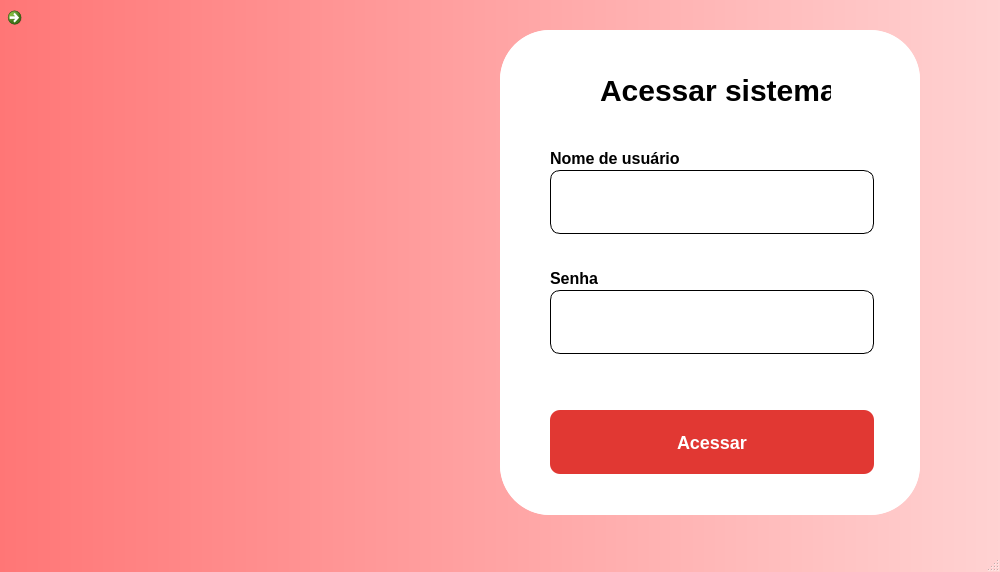
<?xml version="1.0" encoding="UTF-8"?>
<ui version="4.0">
 <class>Login</class>
 <widget class="QMainWindow" name="Login">
  <property name="geometry">
   <rect>
    <x>0</x>
    <y>0</y>
    <width>1000</width>
    <height>572</height>
   </rect>
  </property>
  <property name="minimumSize">
   <size>
    <width>1000</width>
    <height>572</height>
   </size>
  </property>
  <property name="maximumSize">
   <size>
    <width>1000</width>
    <height>572</height>
   </size>
  </property>
  <property name="windowTitle">
   <string>Acesso Sistema</string>
  </property>
  <property name="styleSheet">
   <string notr="true"/>
  </property>
  <property name="toolButtonStyle">
   <enum>Qt::ToolButtonTextUnderIcon</enum>
  </property>
  <widget class="QWidget" name="centralwidget">
   <property name="enabled">
    <bool>true</bool>
   </property>
   <property name="styleSheet">
    <string notr="true">QWidget#centralwidget{background-color: qlineargradient(spread:pad, x1:0, y1:0, x2:1, y2:0, stop:0 rgba(255,118,118,1), stop:1 rgba(255,210,210,1));}</string>
   </property>
   <widget class="QLabel" name="label_3">
    <property name="geometry">
     <rect>
      <x>70</x>
      <y>30</y>
      <width>318</width>
      <height>474</height>
     </rect>
    </property>
    <property name="minimumSize">
     <size>
      <width>318</width>
      <height>474</height>
     </size>
    </property>
    <property name="maximumSize">
     <size>
      <width>318</width>
      <height>474</height>
     </size>
    </property>
    <property name="text">
     <string/>
    </property>
    <property name="pixmap">
     <pixmap resource="../../../resouces.qrc">:/assets/doesangue_splash_logo.png</pixmap>
    </property>
    <property name="scaledContents">
     <bool>true</bool>
    </property>
   </widget>
   <widget class="QCommandLinkButton" name="commandLinkButton">
    <property name="geometry">
     <rect>
      <x>0</x>
      <y>0</y>
      <width>71</width>
      <height>71</height>
     </rect>
    </property>
    <property name="text">
     <string/>
    </property>
    <property name="icon">
     <iconset resource="../../../resouces.qrc">
      <normaloff>:/assets/icons/home.png</normaloff>:/assets/icons/home.png</iconset>
    </property>
    <property name="iconSize">
     <size>
      <width>50</width>
      <height>50</height>
     </size>
    </property>
   </widget>
   <widget class="QFrame" name="frSelectTypeUser">
    <property name="enabled">
     <bool>true</bool>
    </property>
    <property name="geometry">
     <rect>
      <x>500</x>
      <y>30</y>
      <width>420</width>
      <height>485</height>
     </rect>
    </property>
    <property name="styleSheet">
     <string notr="true">background: #FFFFFF;
border-radius: 50px;
</string>
    </property>
    <property name="frameShape">
     <enum>QFrame::StyledPanel</enum>
    </property>
    <property name="frameShadow">
     <enum>QFrame::Raised</enum>
    </property>
    <widget class="QLabel" name="label_2">
     <property name="geometry">
      <rect>
       <x>100</x>
       <y>50</y>
       <width>231</width>
       <height>41</height>
      </rect>
     </property>
     <property name="font">
      <font>
       <pointsize>-1</pointsize>
       <bold>true</bold>
      </font>
     </property>
     <property name="styleSheet">
      <string notr="true">font-weight: 700;
font-size: 30px;
line-height: 36px;
color: #000000;

</string>
     </property>
     <property name="text">
      <string>Acessar sistema</string>
     </property>
    </widget>
    <widget class="QPushButton" name="btInstituicaoLogin">
     <property name="geometry">
      <rect>
       <x>50</x>
       <y>180</y>
       <width>324</width>
       <height>64</height>
      </rect>
     </property>
     <property name="cursor">
      <cursorShape>PointingHandCursor</cursorShape>
     </property>
     <property name="styleSheet">
      <string notr="true">QPushButton{

background: #E13833;
border-radius: 10px;
color:#ffffff;
}
QPushButton:hover{
background: #992C29;
border-radius: 10px;
color:#ffffff;
}

</string>
     </property>
     <property name="text">
      <string>Instituição</string>
     </property>
    </widget>
    <widget class="QPushButton" name="btProfissionalSaudeLogin">
     <property name="geometry">
      <rect>
       <x>50</x>
       <y>300</y>
       <width>324</width>
       <height>64</height>
      </rect>
     </property>
     <property name="cursor">
      <cursorShape>PointingHandCursor</cursorShape>
     </property>
     <property name="styleSheet">
      <string notr="true">QPushButton{

background: #E13833;
border-radius: 10px;
color:#ffffff;
}
QPushButton:hover{
background: #992C29;
border-radius: 10px;
color:#ffffff;
}

</string>
     </property>
     <property name="text">
      <string>Profissional de Saúde</string>
     </property>
    </widget>
   </widget>
   <widget class="QFrame" name="frLogarForm">
    <property name="geometry">
     <rect>
      <x>500</x>
      <y>30</y>
      <width>420</width>
      <height>485</height>
     </rect>
    </property>
    <property name="styleSheet">
     <string notr="true">background: #FFFFFF;
border-radius: 50px;
</string>
    </property>
    <property name="frameShape">
     <enum>QFrame::StyledPanel</enum>
    </property>
    <property name="frameShadow">
     <enum>QFrame::Raised</enum>
    </property>
    <widget class="QLabel" name="label_5">
     <property name="geometry">
      <rect>
       <x>100</x>
       <y>40</y>
       <width>231</width>
       <height>41</height>
      </rect>
     </property>
     <property name="font">
      <font>
       <pointsize>-1</pointsize>
       <bold>true</bold>
      </font>
     </property>
     <property name="styleSheet">
      <string notr="true">font-weight: 700;
font-size: 30px;
line-height: 36px;
color: #000000;

</string>
     </property>
     <property name="text">
      <string>Acessar sistema</string>
     </property>
    </widget>
    <widget class="QLineEdit" name="lineEdit">
     <property name="geometry">
      <rect>
       <x>50</x>
       <y>140</y>
       <width>324</width>
       <height>64</height>
      </rect>
     </property>
     <property name="styleSheet">
      <string notr="true">box-sizing: border-box;
background: #FFFFFF;
border: 0.5px solid #000000;
border-radius: 10px;
</string>
     </property>
    </widget>
    <widget class="QLabel" name="label">
     <property name="geometry">
      <rect>
       <x>50</x>
       <y>120</y>
       <width>321</width>
       <height>17</height>
      </rect>
     </property>
     <property name="styleSheet">
      <string notr="true">font-weight: 700;
font-size: 16px;
line-height: 19px;
color: #000000;

</string>
     </property>
     <property name="text">
      <string>Nome de usuário</string>
     </property>
    </widget>
    <widget class="QLineEdit" name="lineEdit_2">
     <property name="geometry">
      <rect>
       <x>50</x>
       <y>260</y>
       <width>324</width>
       <height>64</height>
      </rect>
     </property>
     <property name="styleSheet">
      <string notr="true">box-sizing: border-box;
background: #FFFFFF;
border: 0.5px solid #000000;
border-radius: 10px;
</string>
     </property>
    </widget>
    <widget class="QLabel" name="label_6">
     <property name="geometry">
      <rect>
       <x>50</x>
       <y>240</y>
       <width>321</width>
       <height>17</height>
      </rect>
     </property>
     <property name="styleSheet">
      <string notr="true">font-weight: 700;
font-size: 16px;
line-height: 19px;
color: #000000;

</string>
     </property>
     <property name="text">
      <string>Senha</string>
     </property>
    </widget>
    <widget class="QPushButton" name="pushButton">
     <property name="geometry">
      <rect>
       <x>50</x>
       <y>380</y>
       <width>324</width>
       <height>64</height>
      </rect>
     </property>
     <property name="styleSheet">
      <string notr="true">background: #E13833;
border-radius: 10px;
font-weight: 700;
font-size: 18px;
color: #FFFFFF;

</string>
     </property>
     <property name="text">
      <string>Acessar</string>
     </property>
    </widget>
   </widget>
   <zorder>frSelectTypeUser</zorder>
   <zorder>label_3</zorder>
   <zorder>commandLinkButton</zorder>
   <zorder>frLogarForm</zorder>
  </widget>
  <widget class="QMenuBar" name="menubar">
   <property name="geometry">
    <rect>
     <x>0</x>
     <y>0</y>
     <width>1000</width>
     <height>22</height>
    </rect>
   </property>
   <property name="styleSheet">
    <string notr="true"/>
   </property>
  </widget>
  <widget class="QStatusBar" name="statusbar">
   <property name="styleSheet">
    <string notr="true">QStatusBar{background-color: qlineargradient(spread:pad, x1:0, y1:0, x2:1, y2:0, stop:0 rgba(255,118,118,1), stop:1 rgba(255,210,210,1));}</string>
   </property>
  </widget>
 </widget>
 <resources>
  <include location="../../../resouces.qrc"/>
 </resources>
 <connections/>
</ui>
